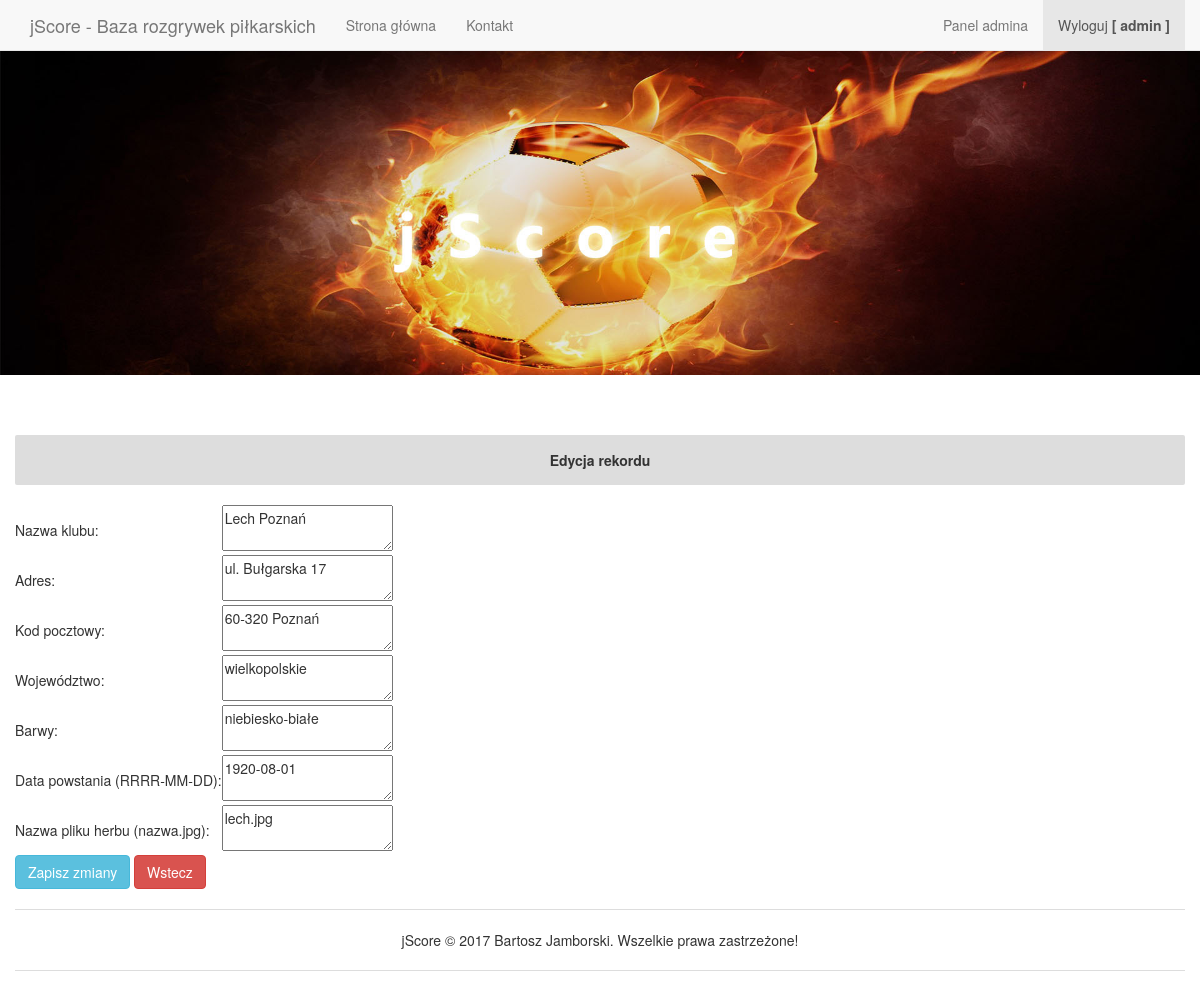
Screenshot of /project/Edytowanie/edytowanie_klubu.php?clubId=2 (signed in) with the database file from the repository.
### tables this page shows
CREATE TABLE `kluby` (
  `id_kluby` int(11) NOT NULL,
  `nazwa` varchar(45) DEFAULT NULL,
  `adres` varchar(45) DEFAULT NULL,
  `kod_pocztowy` varchar(45) DEFAULT NULL,
  `wojewodztwo` varchar(45) DEFAULT NULL,
  `barwy` varchar(45) DEFAULT NULL,
  `data_powstania` date DEFAULT NULL,
  `herb_img` text
);

### project/Edytowanie/edytowanie_klubu.php (the view, shortened to what this page needs)
<?php
    require_once('../functions/connect.php');
    mysqli_set_charset($connection,"utf8");
    $clubId=$_GET['clubId'];
    $getClubs = "SELECT * FROM kluby WHERE id_kluby=$clubId";
    $result = $connection->query($getClubs);
?>
<!DOCTYPE html>
<html lang="pl">
<head>
    <link href="../css/bootstrap.css" type="text/css" rel="stylesheet">
    <link href="../css/custom.css" type="text/css" rel="stylesheet">
</head>
<header>
<nav class="navbar navbar-default navbar-fixed-top">
  <div class="container">
    <div class="navbar-header">
      <a class="navbar-brand navbar-brand-custom" href="../index.php">jScore - Baza rozgrywek piłkarskich</a>
    </div>
    <div class="collapse navbar-collapse" id="bs-example-navbar-collapse-1">
      <ul class="nav navbar-nav">
        <li><a href="../index.php">Strona główna</a></li>
        <li><a href="../kontakt.php">Kontakt</a></li>
      </ul>
        <ul class="nav navbar-nav navbar-right">
             <?php
            if(isset($_SESSION['isLogin'])){
              echo "<li><a href='../admin.php'>Panel admina</a></li>";
              echo "<li class='active'><a href='../logout.php'>Wyloguj <b>[ ".$_SESSION["userLogin"]." ]</b>"."</a></li>";
            } else echo '<li class="active"><a href="logowanie.php"><span class="glyphicon glyphicon-check" aria-hidden="true"></span> Logowanie</a></li>';
          ?>
      </ul>
    </div>
  </div>
</nav>
<div class="container-fluid">
    <div class="row">
        <img src="../img/header.jpg" class="img-responsive"/>
    </div>
</div>
</header>
<body>
<div class="container container-main">
    <div class="row row-logowanie text-center">Edycja rekordu</div>
    <div class="row row-form">
    <?php
        if ($result->num_rows > 0) {
        while($row = $result->fetch_assoc()){
        $clubName = $row['nazwa'];
        $clubAddress = $row['adres'];
        $clubAddressCode = $row['kod_pocztowy'];
        $clubProvince = $row['wojewodztwo'];
        $clubColors = $row['barwy'];
        $clubCreateDate = $row['data_powstania'];
        $clubImg = $row['herb_img'];
        echo "<form action='edytuj_klub_form.php' method='post'>";
                    echo "<table>";
                    echo "<tr><td>Nazwa klubu: </td><td><textarea name='clubNameedit' required>".$clubName."</textarea></td></tr>";
                    echo "<tr><td>Adres: </td><td><textarea name='clubAddressedit' required>". $clubAddress ."</textarea></td></tr>";
                    echo "<tr><td>Kod pocztowy: </td><td><textarea name='clubAddressCodeedit' required>".$clubAddressCode."</textarea><td><tr>";
                    echo "<tr><td>Województwo: </td><td><textarea name='clubProvinceedit' required>".$clubProvince."</textarea></td></tr>";
                    echo "<tr><td>Barwy: </td><td><textarea name='clubColorsedit' required>".$clubColors."</textarea></td></tr>";
                    echo "<tr><td>Data powstania (RRRR-MM-DD):</td><td><textarea name='clubCreateDateedit' required>".$clubCreateDate."</textarea></td></tr>";
                    echo "<tr><td>Nazwa pliku herbu (nazwa.jpg): </td><td><textarea name='clubImgedit' required>".$clubImg."</textarea></td></tr>";
                    echo "</table>";
                    echo "<tr><td><button name='edytujbutton' class='btn btn-info'>Zapisz zmiany</button></td></tr>
                    <tr><td><a href='../adminkluby.php' class='btn btn-danger' role='button'>Wstecz</a></td></tr>";
        echo "</form>";
        }
} else {
    echo "Brak klubów w bazie";
    }
?>
    </div>
</div>
<?php include('../includes/footer.php'); ?>
</body>
</html>

### project/css/custom.css (style rules this page uses)
.navbar-brand-custom { color: white; }
.container-main { min-height: 500px; padding-top: 5%; }
.row-logowanie { padding: 15px; height: auto; background-color: #ddd; font-weight: 700; border-radius: 2px; }
.row-form { padding-top: 20px; }

### rows the page displays
kluby: clubNameedit "Lech Poznań", clubAddressedit "ul. Bułgarska 17", clubAddressCodeedit "60-320 Poznań", clubProvinceedit "wielkopolskie", clubColorsedit "niebiesko-białe", clubCreateDateedit "1920-08-01", clubImgedit "lech.jpg"

### other values shown
$_SESSION["userLogin"] "admin"
